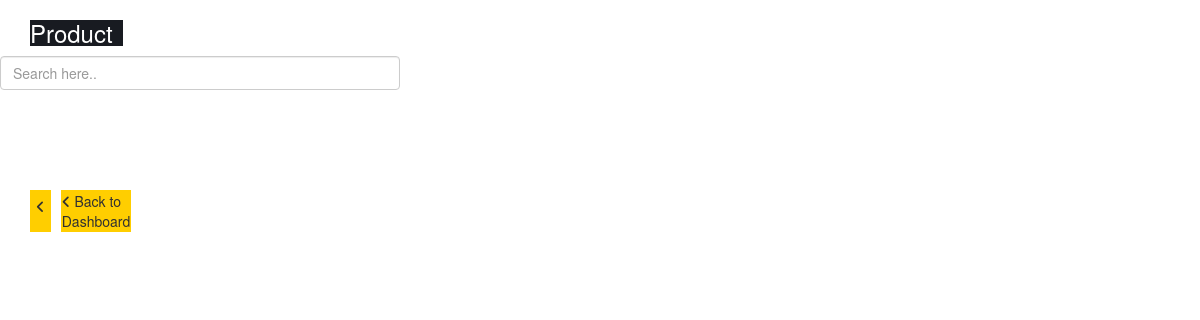
The app's page /index.php/osem/list_all, older data.
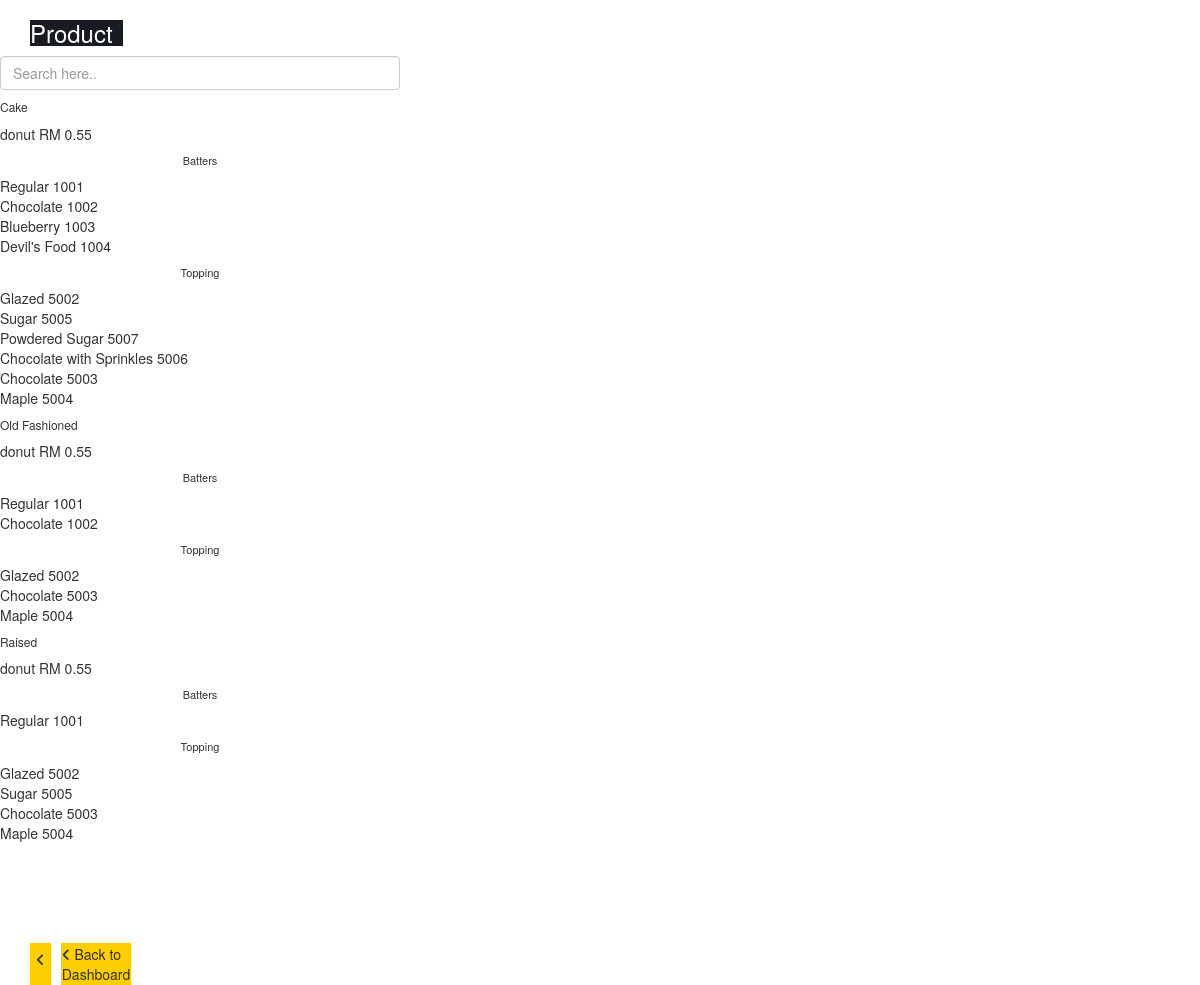
The same page, newer data.
### tables this page shows
CREATE TABLE `product_detail` (
  `product_id` int NOT NULL,
  `id` varchar(100) NOT NULL DEFAULT '0',
  `type` varchar(50) NOT NULL,
  `name` varchar(200) NOT NULL,
  `ppu` decimal(12,2) NOT NULL,
  `batter_list` text,
  `topping_list` text
);

CREATE TABLE `item_detail` (
  `item_id` int NOT NULL,
  `product_api_id` varchar(200) DEFAULT NULL,
  `category` varchar(100) NOT NULL,
  `id` varchar(100) NOT NULL,
  `type` varchar(100) NOT NULL,
  `ids` text
);

### application/controllers/Osem.php (called while the page is built, shortened)
<?php if ( ! defined('BASEPATH')) exit('No direct script access allowed');
class Osem extends MY_Controller
{
    function __construct()
    {
        $this->load->helper('cookie');
        $this->load->database();
        $this->load->library('flexi_auth');
        $this->data = null;
    }
    function list_all(){
        $list_all_product = $this->far_osem->list_all_product();
        $this->data['list_all_product'] = $list_all_product;
        $this->load->view('osem/list_all', $this->data);
    }
}

### index.php (called while the page is built, shortened)
<?php
require_once BASEPATH.'core/CodeIgniter.php';

### application/libraries/Far_osem.php (called while the page is built, shortened)
<?php if ( ! defined('BASEPATH')) exit('No direct script access allowed');
class Far_osem
{
    private $CI;
    public function __construct()
    {
        $this->CI =& get_instance();
    }
    function get_product_detail($product_id){
        $product_detail = array();
        $query = $this->CI->db->query("SELECT * FROM product_detail WHERE product_id='".$product_id."'");
        if($query->num_rows() > 0) {
            $product_detail = $query->row_array();
            $topping_array = [];
            if(strlen($product_detail['topping_list']) > 0){
                $topping_x = explode(",", $product_detail['topping_list']);
                if(count($topping_x) > 0){
                    foreach($topping_x as $a => $b){
                        $topping_array[] = $this->get_item_by_api_id($b);
                    }
                }
            }
            $product_detail['topping'] = $topping_array;
            unset($product_detail['topping_list']);
            $batters_array = [];
            if(strlen($product_detail['batter_list']) > 0){
                $topping_x = explode(",", $product_detail['batter_list']);
                if(count($topping_x) > 0){
                    foreach($topping_x as $a => $b){
                        $batters_array['batter'][] = $this->get_item_by_api_id($b);
                    }
                }
            }
            $product_detail['batters'] = $batters_array;
            unset($product_detail['batter_list']);
        }
        return $product_detail;
    }
    function get_item_by_api_id($api_id){
        $item_detail = [];
        $query = $this->CI->db->query("SELECT * FROM item_detail WHERE id='".$api_id."'");
        if($query->num_rows() > 0){
            $item_detail = $query->row_array();
        }
        return $item_detail;
    }
    function list_all_product(){
        $list_all_product = array();
        $query = $this->CI->db->query("SELECT product_id FROM `product_detail` ORDER BY name ASC");
        if($query->num_rows() > 0) {
            $results = $query->result_array();
            foreach($results as $a => $b){
                $list_all_product[] = $this->get_product_detail($b['product_id']);
            }
        }
        return $list_all_product;
    }
}

### application/views/osem/list_all.php (the view, shortened to what this page needs)
<?php $this->load->view('includes/tfpay_header'); ?>
<div class="header mb-1 is-fixed col-12 col-xs-6 col-md-4 offset-md-4 col-lg-6 col-xl-6">
    <div class="tf-container">
        <div class="tf-statusbar d-flex justify-content-center align-items-center">
            <h3>Product</h3>
        </div>
    </div>
</div>
<div id="app-wrap">
    <div class="row mt-3 me-1 ms-1" style="margin-bottom: 100px;">
        <div class="col-12">
            <input id="container-search" class="form-control" placeholder="Search here..">
            <div id="searchable-container">
            <?php if(count($list_all_product) > 0){ ?>
                <?php foreach($list_all_product as $a => $b){ ?>
                    <div class="card card-bordered single_lead mt-3">
                        <div class="card-inner">
                            <div class="team">
                                <div class="user-card user-card-s2">
                                    <div class="user-info" style="margin-top: 0 !important;">
                                        <h6><?php echo $b['name'] ?></h6>
                                        <span class="sub-text"><?php echo $b['type'] ?></span>
                                        <span class="sub-text">RM <?php echo $b['ppu'] ?></span>
                                    </div>
                                </div>
                                <div class="card card-bordered card-full">
                                    <div class="card-inner-group">
                                        <div class="card-inner">
                                            <div class="card-title-group" style="display: block">
                                                <div class="card-title">
                                                    <h6 class="title" style="text-align: center">Batters</h6>
                                                </div>
                                            </div>
                                        </div>
                                        <?php foreach($b['batters']['batter'] as $c => $d){ ?>
                                            <div class="card-inner card-inner-md">
                                                <div class="user-card">
                                                    <div class="user-info">
                                                        <span class="lead-text"><?php echo $d['type'] ?></span>
                                                        <span class="sub-text"><?php echo $d['id'] ?></span>
                                                    </div>
                                                </div>
                                            </div>
                                        <?php } ?>
                                    </div>
                                </div>
                                <div class="card card-bordered card-full mt-3">
                                    <div class="card-inner-group">
                                        <div class="card-inner">
                                            <div class="card-title-group" style="display: block">
                                                <div class="card-title">
                                                    <h6 class="title" style="text-align: center">Topping</h6>
                                                </div>
                                            </div>
                                        </div>
                                        <?php foreach($b['topping'] as $c => $d){ ?>
                                            <div class="card-inner card-inner-md">
                                                <div class="user-card">
                                                    <div class="user-info">
                                                        <span class="lead-text"><?php echo $d['type'] ?></span>
                                                        <span class="sub-text"><?php echo $d['id'] ?></span>
                                                    </div>
                                                </div>
                                            </div>
                                        <?php } ?>
                                    </div>
                                </div>
                            </div>
                        </div>
                    </div>
                <?php } ?>
            <?php } ?>
            </div>
        </div>
    </div>
    <div class="bottom-navigation-bar st1 bottom-btn-fixed col-md-4 offset-md-4" style="margin: 0 auto;">
        <div class="tf-container" style="display: flex; justify-content: space-between; gap: 10px;">
            <a href="javascript: void(0);" onclick="javascript: navigate_to('back');" class="tf-btn accent large" style="width: 70px; padding: 5px;"><i class="fa-solid fa-angle-left"></i></a>
            <a href="javascript: void(0);" onclick="javascript: navigate_to('/page/osem/');" id="btn-popup-up" class="tf-btn accent large"><i class="fa-solid fa-angle-left"></i> Back to Dashboard</a>
        </div>
    </div>
</div>
<?php $this->load->view('includes/tfpay_footer'); ?>

### application/core/MY_Loader.php (shortened to what this page needs)
<?php
class MY_Loader extends CI_Loader
{
    protected function _ci_load($_ci_data)
    {
        if (is_string($_ci_path) && $_ci_path !== '') {
            $_ci_x = explode('/', $_ci_path);
            $_ci_file = end($_ci_x);
        } else {
            $_ci_ext = pathinfo($_ci_view, PATHINFO_EXTENSION);
            $_ci_file = ($_ci_ext === '') ? $_ci_view . '.php' : $_ci_view;
            foreach ($this->_ci_view_paths as $_ci_view_file => $cascade) {
                if (file_exists($_ci_view_file . $_ci_file)) {
                    $_ci_path = $_ci_view_file . $_ci_file;
                    break;
                }
            }
        }
        if (is_array($_ci_vars)) {
            $this->_ci_cached_vars = array_merge($this->_ci_cached_vars, $_ci_vars);
        }
        extract($this->_ci_cached_vars);
        if (!is_php('5.4') && !ini_get('short_open_tag') && config_item('rewrite_short_tags') === true && function_usable('eval')) {
            echo eval('?>' . preg_replace('/;*\s*\?>/', '; ?>', str_replace('<?=', '<?php echo ', file_get_contents($_ci_path))));
        } else {
            include($_ci_path);
        }
        return $this;
    }
}

### application/views/includes/tfpay_header.php (shortened to what this page needs)
<!DOCTYPE html>
<html lang="en">
<head>
    <link rel="stylesheet" href="<?php echo base_url(); ?>assets/dashlite/css/dashlite.css?ver=3.2.0">
    <link id="skin-default" rel="stylesheet" href="<?php echo base_url(); ?>assets/dashlite/css/theme.css?ver=3.2.0">
    <link rel="stylesheet" href="<?php echo base_url(); ?>assets/tfpay-app-pwa/fonts/fonts.css" />
    <link rel="stylesheet" href="<?php echo base_url(); ?>assets/tfpay-app-pwa/fonts/icons-alipay.css">
    <link rel="stylesheet" href="<?php echo base_url(); ?>assets/tfpay-app-pwa/styles/bootstrap.css?time=<?php echo time(); ?>">
    <link rel="stylesheet" href="<?php echo base_url(); ?>assets/tfpay-app-pwa/styles/swiper-bundle.min.css">
    <link rel="stylesheet"type="text/css" href="<?php echo base_url(); ?>assets/tfpay-app-pwa/styles/styles.css"/>
    <link rel="stylesheet" href="https://cdnjs.cloudflare.com/ajax/libs/sweetalert2/11.15.10/sweetalert2.min.css" />
    <link href="https://cdn.jsdelivr.net/npm/@sweetalert2/theme-borderless/borderless.css" rel="stylesheet">
    <link rel="stylesheet" href="https://cdnjs.cloudflare.com/ajax/libs/font-awesome/6.4.0/css/all.min.css" />
    <link rel="stylesheet" href="<?php echo base_url(); ?>assets/side-drawer-modal-bootstrap/bootstrap-side-modals.css" />
</head>
<body class="col-md-4 offset-md-4">

### application/views/includes/tfpay_footer.php (shortened to what this page needs)
</body>
</html>

### application/views/includes/tfpay_header.php (style rules this page uses)
.tf-btn.accent { background-color: #ffce00; border: 1px solid #ffce00; color: #313131; }
.tf-statusbar { background: #181b21; }
.tf-statusbar h3 { color: #FFFFFF; }
@media (min-width: 768px) { .col-md-4 { flex: 0 0 auto; width: 33.33333333% !important; } }
h6.title { font-size: 1.1rem !important; }

Row changes from the older to the newer data that the page shows:
added product_detail: name "Cake", type "donut", ppu "0.55"
added item_detail: type "Regular", id "1001"
added item_detail: type "Chocolate", id "1002"
added item_detail: type "Blueberry", id "1003", shown under "Cake"
added item_detail: type "Devil's Food", id "1004", shown under "Cake"
added item_detail: type "Glazed", id "5002"
added item_detail: type "Sugar", id "5005"
added item_detail: type "Powdered Sugar", id "5007", shown under "Cake"
added item_detail: type "Chocolate with Sprinkles", id "5006", shown under "Cake"
added item_detail: type "Chocolate", id "5003"
added item_detail: type "Maple", id "5004"
added product_detail: name "Old Fashioned", type "donut", ppu "0.55"
added product_detail: name "Raised", type "donut", ppu "0.55"
